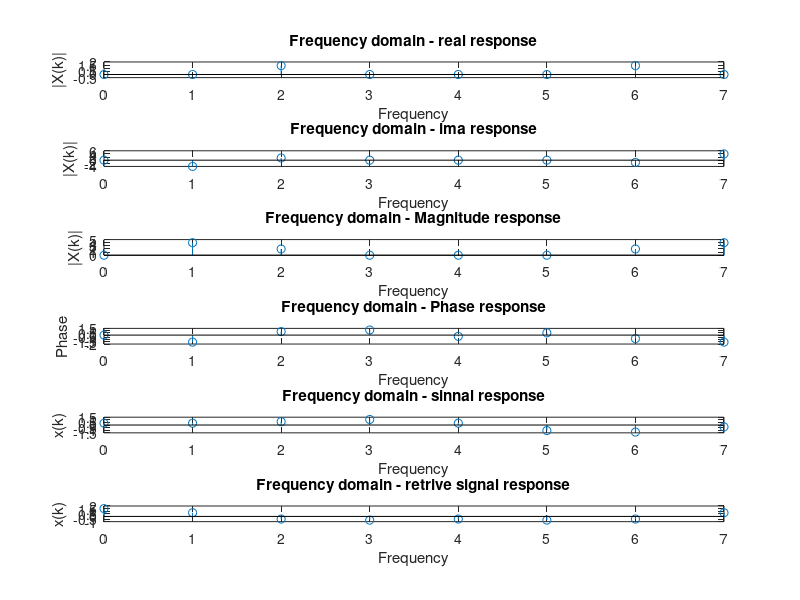

MATLAB code for this plot:
clc;
clear all;
close all;
clc;
F1=1000;
F2=2000;
N=8;
fs=8000;
for i=0:N-1
  x(i+1)=sin(2*pi*(F1/fs)*i) + 0.5*sin(2*pi*(F2/fs)*i + 3*pi/4);
end;
disp(x);
X=zeros(1,8);

for m=0:N-1
  real=0;
  ima=0;
  for n=0:N-1
    real=real+(x(n+1)*cos(2*pi*m*n/N));
    ima=ima+(x(n+1)*sin(2*pi*m*n/N));
  endfor
  result1(m+1)=real;
  result2(m+1)=-ima;
endfor

for i=1:N
  X(i)=sqrt((result1(i)*result1(i))+(result2(i)*result2(i)));
endfor
disp(X);

t=0:N-1;
subplot(611)
stem(t,result1)
xlabel('Frequency');
ylabel('|X(k)|');
title('Frequency domain - real response') 


subplot(612)
stem(t,result2)
xlabel('Frequency');
ylabel('|X(k)|');
title('Frequency domain - ima response') 

subplot(613)
stem(t,X)
xlabel('Frequency');
ylabel('|X(k)|');
title('Frequency domain - Magnitude response') 

y=zeros(1,8);
for i=1:N
  y(i)=atan(result2(i)/result1(i));
endfor

subplot(614)
stem(t,y);
xlabel('Frequency');
ylabel('Phase');
title('Frequency domain - Phase response')

A=zeros(8,1);
for k = 0:N-1
    for n = 0:N-1
        A(k+1) = A(k+1) + X(n+1)*exp(j*2*pi*n*k/N);
    end
end
for j=0:N-1
  A(j+1)= (1/N)*A(j+1);
end;
disp(A);

subplot(615)
stem(t,x);
xlabel('Frequency');
ylabel('x(k)');
title('Frequency domain - sinnal response')

subplot(616)
stem(t,A);
xlabel('Frequency');
ylabel('x(k)');
title('Frequency domain - retrive signal response')
